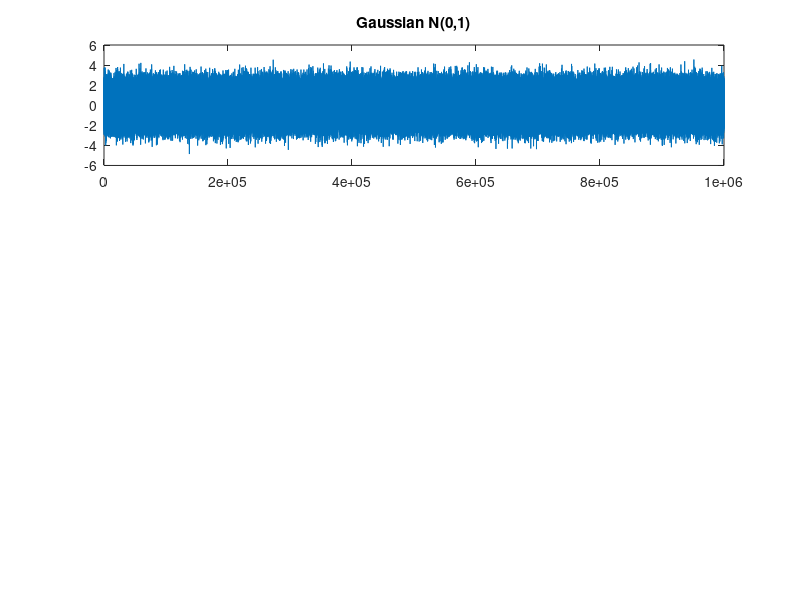

Recreate this plot in MATLAB. (Note: this script raises an error after producing the figure.)
% Zidane Karim PS08 4/30

%% Part 1
N = 1e6;
x_gauss = randn(N, 1);

x_student_t = trnd(5, N, 1) * sqrt(3/5); % sqrt(3/5) comes from for a t distribution with nu>2, variance = nu/(nu-2). Here nu = 5 -> var = 5/(5-2) = 5/3.
% To convert to variance 1 multiply by sqrt(1 / (5/3)) = sqrt(3/5).

% cauchy factor given
U = rand(N, 1);
x_cauchy = 0.544 * tan(pi*U);

frac_gauss = sum(abs(x_gauss) < 1) / N;
frac_t = sum(abs(x_student_t) < 1) / N;
frac_cauchy = sum(abs(x_cauchy) < 1) / N;

fprintf('Fraction |X| < 1:\nGaussian: %.4f\nStudent''s t: %.4f\nCauchy: %.4f\n', ...
    frac_gauss, frac_t, frac_cauchy);

figure;
subplot(3,1,1); plot(x_gauss); title('Gaussian N(0,1)');
yline(1, '--r'); yline(-1, '--r');
subplot(3,1,2); plot(x_student_t); title('Student''s t (v=5, scaled)');
yline(1, '--r'); yline(-1, '--r');
subplot(3,1,3); plot(x_cauchy); title('Cauchy (\alpha=0.544)');
yline(1, '--r'); yline(-1, '--r');

%  b
segments_gauss = reshape(x_gauss, 100000, 10);
segments_t = reshape(x_student_t, 100000, 10);
segments_cauchy = reshape(x_cauchy, 100000, 10);

mean_gauss = mean(segments_gauss);
mean_t = mean(segments_t);
mean_cauchy = mean(segments_cauchy);

disp('Segment Means for Cauchy:');
disp(mean_cauchy);

% NOT Valid to say it is converging to 0 since there is random oscillation

%% Part 2
% a) poles and zeroes
MA = [1, 0.4, 0.2];
AR = [1, -1.6, 0.81];

zeros = roots(MA);
poles = roots(AR);
figure; zplane(MA, AR); title('Pole-Zero Plot of H(z)');

N=1e4;
